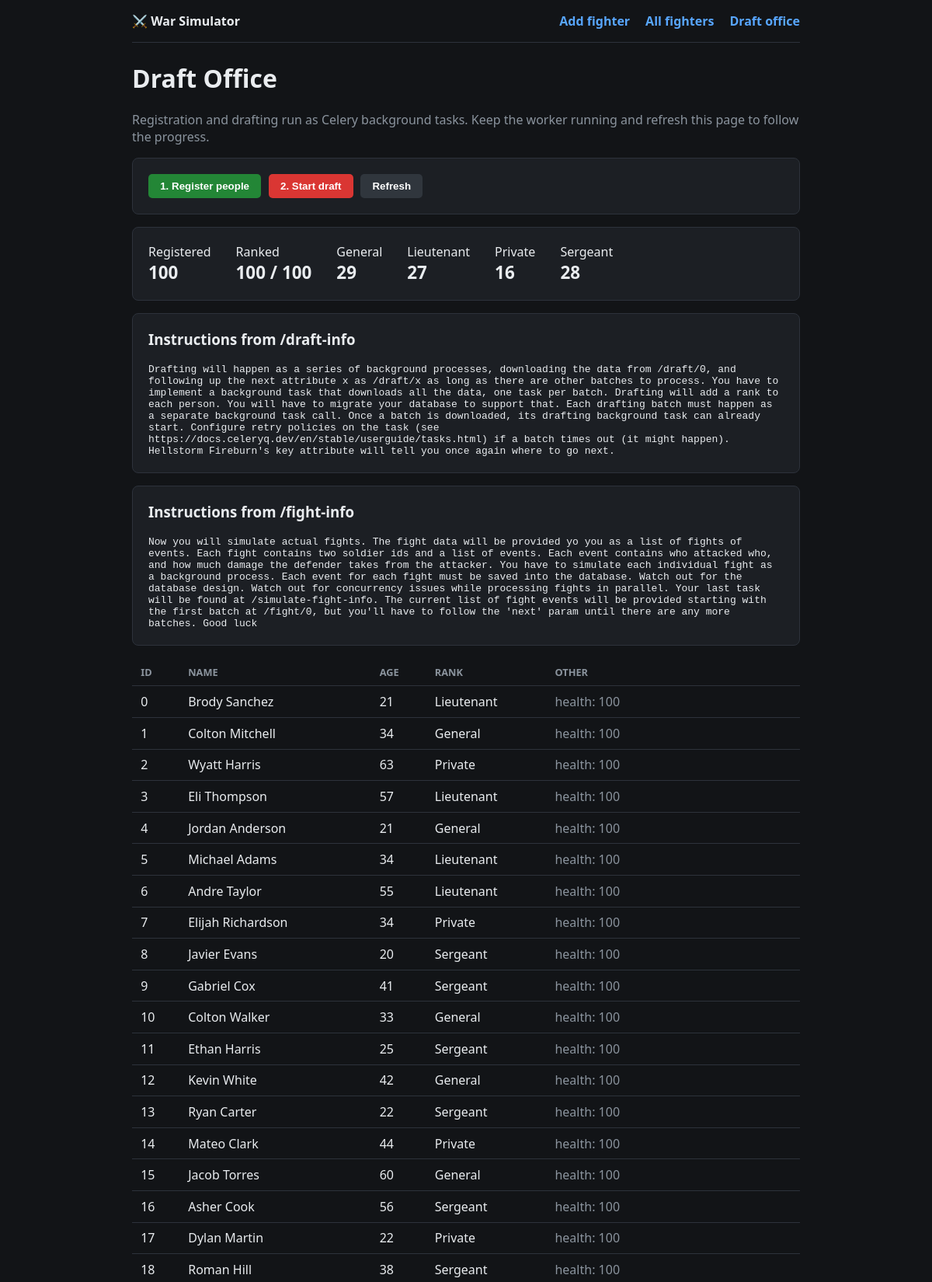
The page /people/ (upper part) on the database its author committed.
### simulator/models.py (models this page shows, shortened)
class Person(models.Model):
    external_id = models.IntegerField(unique=True)
    name = models.CharField(max_length=200)
    age = models.PositiveIntegerField()
    rank = models.CharField(max_length=100, null=True, blank=True)
    extra = models.JSONField(default=dict, blank=True)
    class Meta:
        ordering = ['external_id']

class Instruction(models.Model):
    key = models.CharField(max_length=100, unique=True)
    content = models.JSONField()
    fetched_at = models.DateTimeField(auto_now=True)

### simulator/views.py (the view, shortened to what this page needs)
# urls.py: path('people/', views.people_view, name='people'),
def people_view(request):
    people = Person.objects.all()
    return render(request, 'simulator/people.html', {
        'people': people,
        'total': people.count(),
        'ranked': people.exclude(rank__isnull=True).count(),
        'rank_counts': people.exclude(rank__isnull=True).values('rank').annotate(n=Count('id')).order_by('rank'),
        'instructions': Instruction.objects.order_by('fetched_at'),
    })

### templates/simulator/people.html (shortened to what this page needs)
{% extends 'simulator/base.html' %}
{% block content %}
    <h1>Draft Office</h1>
    <p class="muted">
        Registration and drafting run as Celery background tasks.
        Keep the worker running and refresh this page to follow the progress.
    </p>
    <div class="box">
        <form method="post" class="actions">
            <button class="btn btn-green" name="action" value="register">1. Register people</button>
            <button class="btn btn-red" name="action" value="draft">2. Start draft</button>
            <button class="btn btn-grey" type="button" onclick="location.reload()">Refresh</button>
        </form>
    </div>
    <div class="box stats">
        <div>Registered<br><b>{{ total }}</b></div>
        <div>Ranked<br><b>{{ ranked }} / {{ total }}</b></div>
        {% for r in rank_counts %}<div>{{ r.rank }}<br><b>{{ r.n }}</b></div>{% endfor %}
    </div>
    {% for instruction in instructions %}
        <div class="box">
            <h3 style="margin-top:0;">Instructions from /{{ instruction.key }}</h3>
            <pre>{% if instruction.content.message %}{{ instruction.content.message }}{% else %}{{ instruction.content|pprint }}{% endif %}</pre>
        </div>
    {% endfor %}
    {% if people %}
        <table>
            <thead><tr><th>ID</th><th>Name</th><th>Age</th><th>Rank</th><th>Other</th></tr></thead>
            <tbody>
                {% for p in people %}
                    <tr>
                        <td>{{ p.external_id }}</td>
                        <td>{{ p.name }}</td>
                        <td>{{ p.age }}</td>
                        <td>{{ p.rank|default:"—" }}</td>
                        <td class="muted">{% for k, v in p.extra.items %}{{ k }}: {{ v }}{% if not forloop.last %}, {% endif %}{% endfor %}</td>
                    </tr>
                {% endfor %}
            </tbody>
        </table>
    {% else %}
        <p class="muted">Nobody registered yet. Press <strong>Register people</strong>.</p>
    {% endif %}
{% endblock %}

### rows shown on the page
Person: rank "Lieutenant", n "27"
Person: rank "Sergeant", n "28"
Instruction: key "draft-info", content.message "Drafting will happen as a series of background processes, downloading the data from /draft/0, and following up the next attribute x as /draft/x as long as there are other batches to process. You have to implement a background task that downloads all the data, one task per batch. Drafting will add a rank to each person. You will have to migrate your database to support that. Each drafting batch must happen as a separate background task call. Once a batch is downloaded, its drafting background task can already start. Configure retry policies on the task (see https://docs.celeryq.dev/en/stable/userguide/tasks.html) if a batch times out (it might happen). Hellstorm Fireburn's key attribute will…"
Instruction: key "fight-info", content.message "Now you will simulate actual fights. The fight data will be provided yo you as a list of fights of events. Each fight contains two soldier ids and a list of events. Each event contains who attacked who, and how much damage the defender takes from the attacker. You have to simulate each individual fight as a background process. Each event for each fight must be saved into the database. Watch out for the database design. Watch out for concurrency issues while processing fights in parallel. Your last task will be found at /simulate-fight-info. The current list of fight events will be provided starting with the first batch at /fight/0, but you'll have to follow the 'next' param until there are…"
Person: external_id "0", name "Brody Sanchez", age "21", rank "Lieutenant", extra "health", extra "100"
Person: external_id "1", name "Colton Mitchell", age "34", rank "General", extra "health", extra "100"
Person: external_id "2", name "Wyatt Harris", age "63", rank "Private", extra "health", extra "100"
Person: external_id "3", name "Eli Thompson", age "57", rank "Lieutenant", extra "health", extra "100"
Person: external_id "4", name "Jordan Anderson", age "21", rank "General", extra "health", extra "100"
Person: external_id "5", name "Michael Adams", age "34", rank "Lieutenant", extra "health", extra "100"
Person: external_id "6", name "Andre Taylor", age "55", rank "Lieutenant", extra "health", extra "100"
Person: external_id "7", name "Elijah Richardson", age "34", rank "Private", extra "health", extra "100"
Person: external_id "8", name "Javier Evans", age "20", rank "Sergeant", extra "health", extra "100"
Person: external_id "9", name "Gabriel Cox", age "41", rank "Sergeant", extra "health", extra "100"
Person: external_id "10", name "Colton Walker", age "33", rank "General", extra "health", extra "100"
Person: external_id "11", name "Ethan Harris", age "25", rank "Sergeant", extra "health", extra "100"
Person: external_id "12", name "Kevin White", age "42", rank "General", extra "health", extra "100"
Person: external_id "13", name "Ryan Carter", age "22", rank "Sergeant", extra "health", extra "100"
Person: external_id "14", name "Mateo Clark", age "44", rank "Private", extra "health", extra "100"
Person: external_id "15", name "Jacob Torres", age "60", rank "General", extra "health", extra "100"
Person: external_id "16", name "Asher Cook", age "56", rank "Sergeant", extra "health", extra "100"
Person: external_id "17", name "Dylan Martin", age "22", rank "Private", extra "health", extra "100"
Person: external_id "18", name "Roman Hill", age "38", rank "Sergeant", extra "health", extra "100"

### other values the page prints
{{ total }} "100"
{{ ranked }} "100"
{{ r.rank }} "General" "Private"
{{ r.n }} "29" "16"
